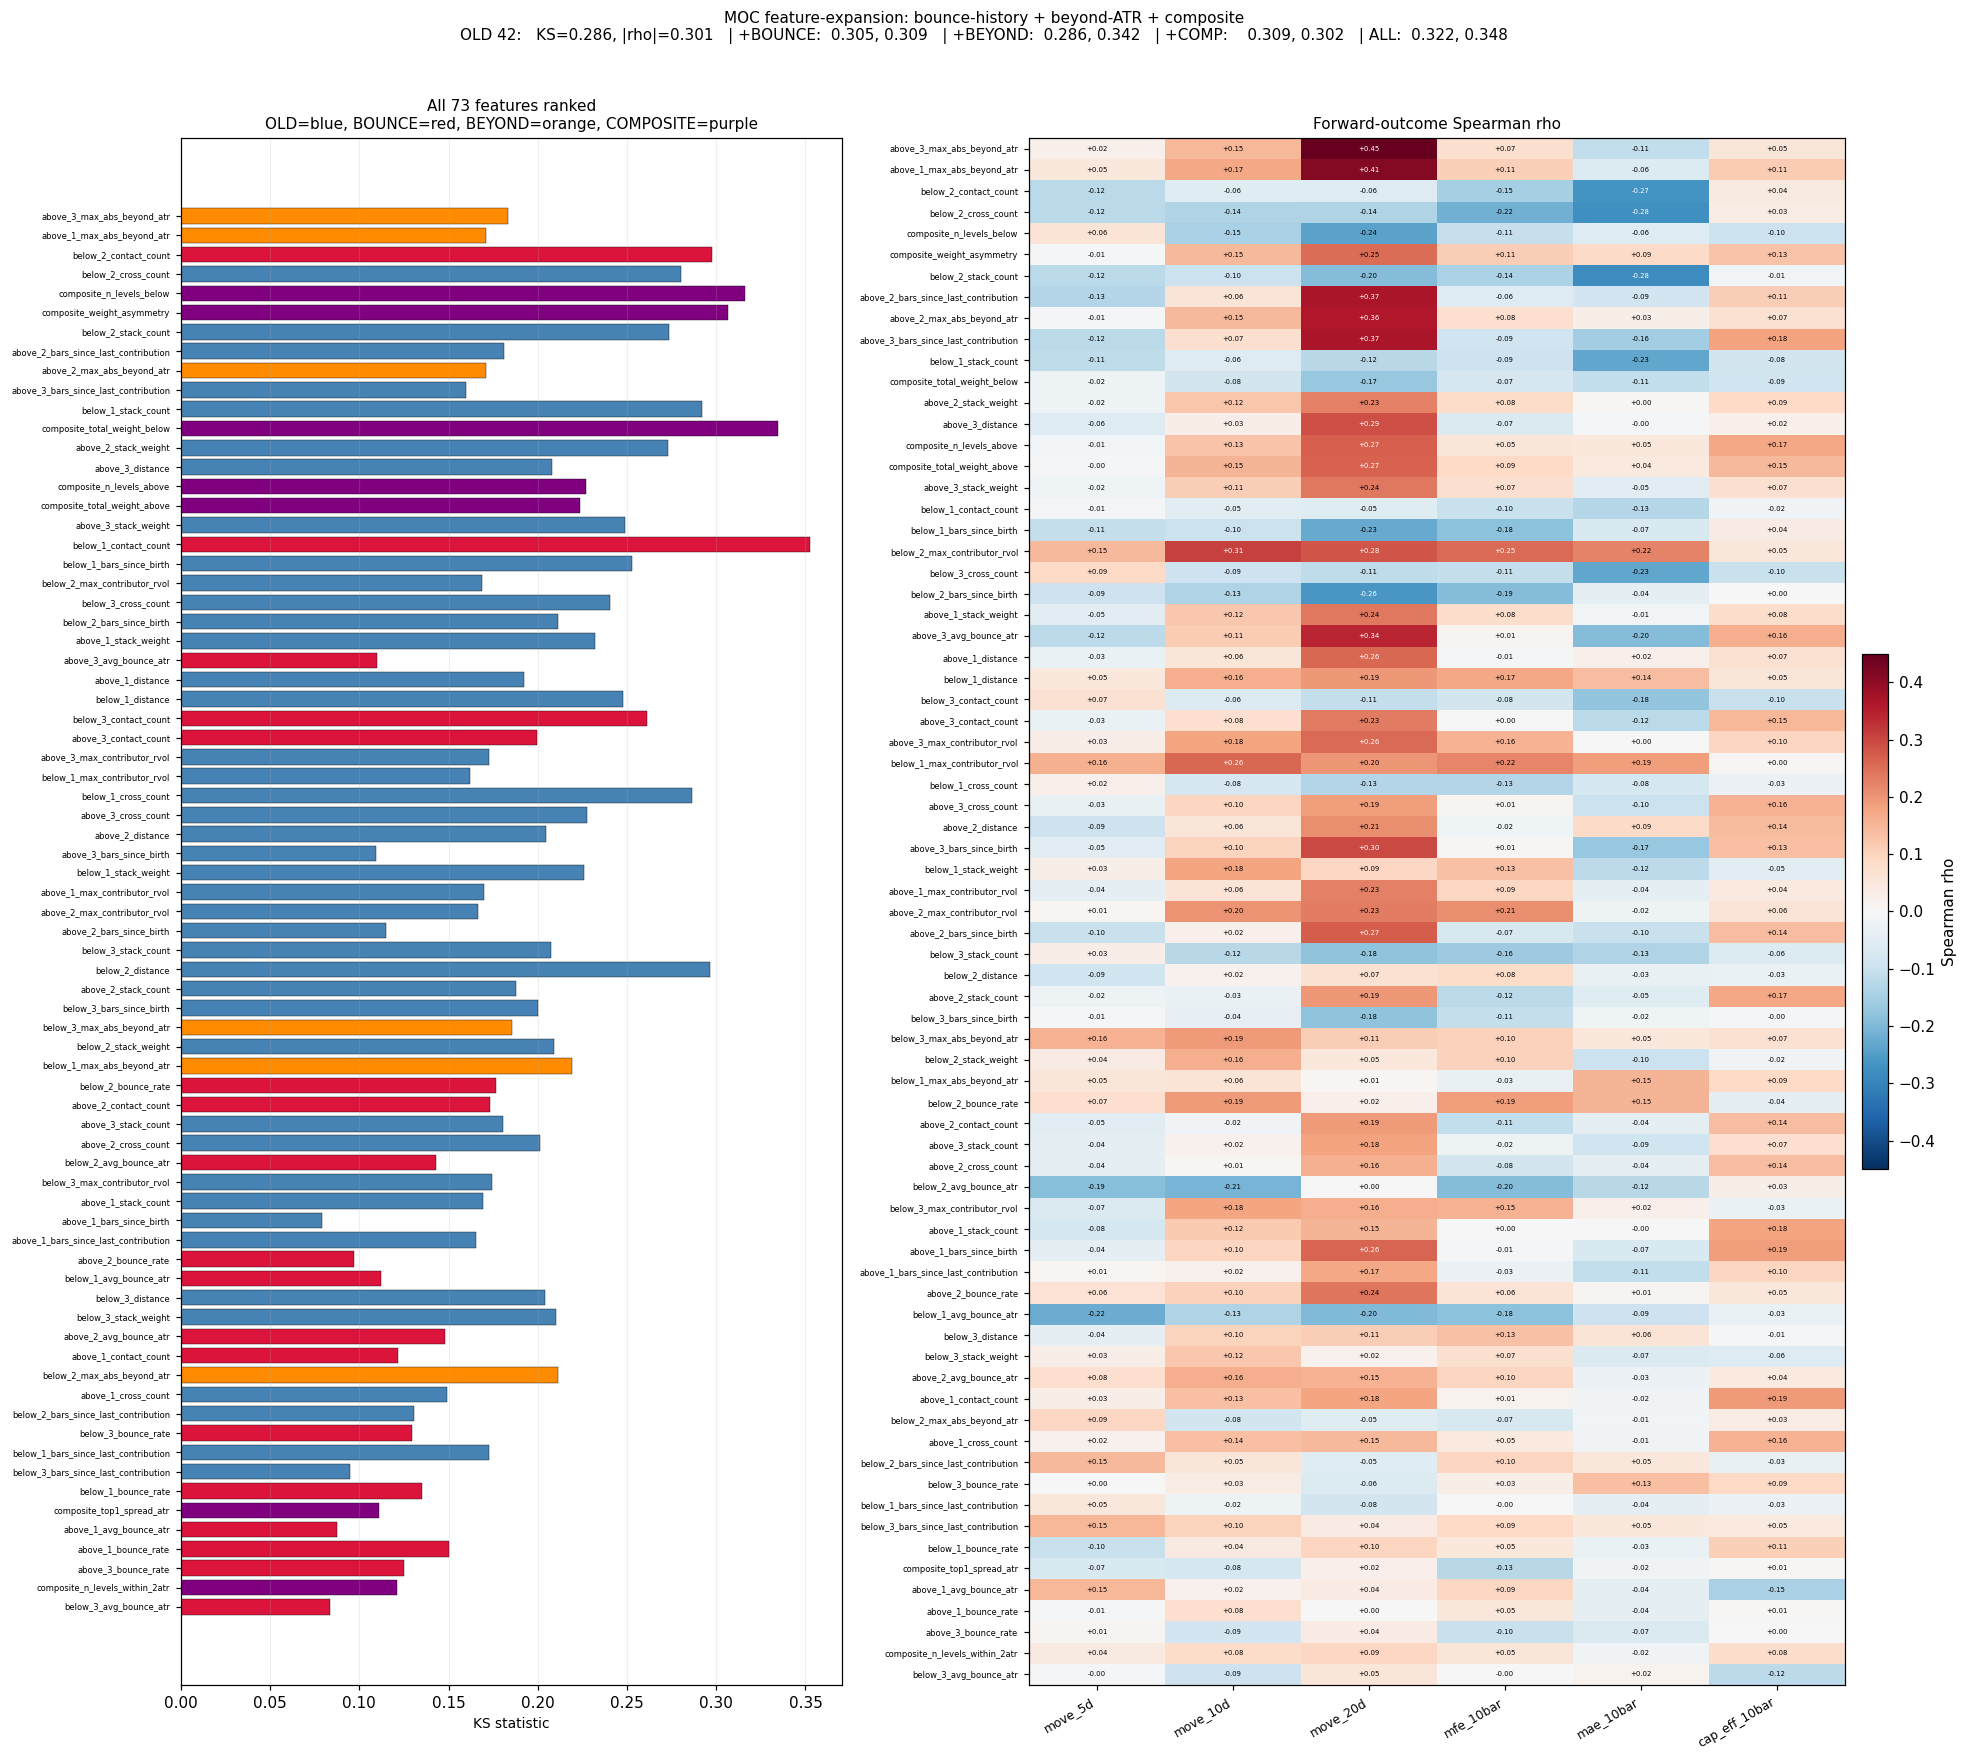

Here is the Python script that generated this plot:
"""Run all three MOC feature-expansion tests back to back.

Test 1 — BOUNCE history (per-level): contact_count, bounce_rate, avg_bounce_atr.
Test 2 — BEYOND (per-level):  max_abs_beyond_atr = max over all bars since
         birth of abs(close[t] - level_price) / atr14[t]. "How decisively
         has close moved past this level ever."
Test 3 — COMPOSITE (per-bar): 7 zone-level composites computed from the
         full levels list: total stack_weight above/below, level counts,
         density near close, top-1 zone width, weight asymmetry.

One unified builder emits 73 features per bar:
  66 per-level: 11 features x 6 slots (top 3 above/below by stack_weight)
  7 per-bar composites.

Scored against the baseline OLD-42 (the shippable feature set the usefulness
test was run on). Slices compared:
  OLD 42
  +BEYOND only (48)
  +BOUNCE only (60)
  +COMPOSITE only (49)
  ALL 73

All uses linear w=rvol, birth>1, tol=sqrt(1/78). Bounce forward-window = 5.
"""
import os
import pickle
import sys
import time
import random
from collections import defaultdict

import matplotlib
matplotlib.use("Agg")
import matplotlib.pyplot as plt
import numpy as np
import pandas as pd
from scipy.stats import ks_2samp, spearmanr

HERE = os.path.dirname(os.path.abspath(__file__))
if HERE not in sys.path:
    sys.path.insert(0, HERE)

from moc_usefulness_test import (
    CACHE_OHLCV, SETUP_CLASSES, FORWARD_WINDOWS, RANDOM_SEED,
    load_examples, resolve_signal_bar, get_dates, sample_universe_nulls,
    compute_forward_outcomes, compute_adrp20, compute_atr14, compute_rvol,
)

BOUNCE_FWD = 5
TOP_N_PER_SIDE = 3
FEATS_PER_LEVEL = 11  # 7 old + 1 beyond + 3 bounce
N_COMPOSITE = 7
N_SLOTS = 2 * TOP_N_PER_SIDE  # 6
N_TOTAL = N_SLOTS * FEATS_PER_LEVEL + N_COMPOSITE  # 66 + 7 = 73

PER_LEVEL_NAMES = [
    "distance", "stack_weight", "stack_count",
    "max_contributor_rvol", "cross_count",
    "bars_since_birth", "bars_since_last_contribution",
    "max_abs_beyond_atr",
    "contact_count", "bounce_rate", "avg_bounce_atr",
]
SLOT_NAMES = [f"above_{i}" for i in (1, 2, 3)] + [f"below_{i}" for i in (1, 2, 3)]
PER_LEVEL_EXPR_NAMES = [f"{s}_{f}" for s in SLOT_NAMES for f in PER_LEVEL_NAMES]

COMPOSITE_NAMES = [
    "total_weight_above", "total_weight_below",
    "n_levels_above", "n_levels_below",
    "n_levels_within_2atr", "top1_spread_atr", "weight_asymmetry",
]
EXPR_NAMES = PER_LEVEL_EXPR_NAMES + [f"composite_{c}" for c in COMPOSITE_NAMES]
assert len(EXPR_NAMES) == N_TOTAL

# Index sets for slicing
OLD_FEAT_IN_LEVEL = list(range(7))       # feats 0..6 are the original 7
BEYOND_FEAT_IN_LEVEL = [7]
BOUNCE_FEATS_IN_LEVEL = [8, 9, 10]


def slot_indices(feats_in_level):
    idx = []
    for s in range(N_SLOTS):
        base = s * FEATS_PER_LEVEL
        for f in feats_in_level:
            idx.append(base + f)
    return idx


OLD_IDX = slot_indices(OLD_FEAT_IN_LEVEL)               # 42
BEYOND_IDX = slot_indices(BEYOND_FEAT_IN_LEVEL)         # 6
BOUNCE_IDX = slot_indices(BOUNCE_FEATS_IN_LEVEL)        # 18
COMPOSITE_IDX = list(range(N_SLOTS * FEATS_PER_LEVEL, N_TOTAL))  # 7
assert len(OLD_IDX) == 42
assert len(BEYOND_IDX) == 6
assert len(BOUNCE_IDX) == 18
assert len(COMPOSITE_IDX) == 7


def build_moc_expanded(high, low, close, volume, target_bars,
                      tolerance_frac, weight_fn, rvol_birth_min,
                      fwd_window=BOUNCE_FWD):
    n = len(close)
    target_set = set(int(b) for b in target_bars if 0 <= b < n)
    if not target_set:
        return {}

    rvol = compute_rvol(volume)
    atr = compute_atr14(high, low, close)
    tol = atr * tolerance_frac

    levels = []
    snapshots = {}

    for t in range(n):
        rv = rvol[t]
        tol_t = tol[t]
        atr_t = atr[t]
        ct = close[t]

        # Birth / stack
        if rv > rvol_birth_min:
            w = weight_fn(rv)
            for price in (high[t], low[t]):
                matched_lvl = None
                for lvl in levels:
                    if abs(lvl["price"] - price) <= tol_t:
                        matched_lvl = lvl
                        break
                if matched_lvl is None:
                    levels.append({
                        "price": price, "birth_bar": t,
                        "stack_weight": w, "stack_count": 1,
                        "max_contributor_rvol": rv, "cross_count": 0,
                        "last_contribution_bar": t, "last_close_side": None,
                        "max_abs_beyond_atr": 0.0,
                        "contact_count": 0, "bounce_count": 0,
                        "bounce_mags_sum": 0.0,
                    })
                else:
                    matched_lvl["stack_weight"] += w
                    matched_lvl["stack_count"] += 1
                    if rv > matched_lvl["max_contributor_rvol"]:
                        matched_lvl["max_contributor_rvol"] = rv
                    matched_lvl["last_contribution_bar"] = t

        # Cross tracking + max-beyond update
        for lvl in levels:
            if t <= lvl["birth_bar"]:
                continue
            dist = ct - lvl["price"]
            # Max absolute beyond-level distance in ATR units
            if atr_t and atr_t > 0 and np.isfinite(atr_t):
                beyond_atr = abs(dist) / atr_t
                if beyond_atr > lvl["max_abs_beyond_atr"]:
                    lvl["max_abs_beyond_atr"] = beyond_atr
            # Cross-count (same as before)
            if dist > tol_t:
                curr_side = 1
            elif dist < -tol_t:
                curr_side = -1
            else:
                curr_side = 0
            if lvl["last_close_side"] is not None and curr_side != 0:
                if curr_side != lvl["last_close_side"] and lvl["last_close_side"] != 0:
                    lvl["cross_count"] += 1
            if curr_side != 0:
                lvl["last_close_side"] = curr_side

        # Bounce / contact statistics (resolved at t for contact at t-fwd_window)
        check_bar = t - fwd_window
        if check_bar >= 1:
            hc, lc, cc_prev = high[check_bar], low[check_bar], close[check_bar - 1]
            for lvl in levels:
                if check_bar <= lvl["birth_bar"]:
                    continue
                p = lvl["price"]
                if not (lc <= p <= hc):
                    continue
                prev_dist = cc_prev - p
                if abs(prev_dist) <= 1e-9:
                    continue
                approach_side = 1 if prev_dist > 0 else -1
                lvl["contact_count"] += 1
                out_dist = ct - p
                if abs(out_dist) <= 1e-9:
                    continue
                out_side = 1 if out_dist > 0 else -1
                if out_side == approach_side:
                    lvl["bounce_count"] += 1
                    if atr_t and atr_t > 0 and np.isfinite(atr_t):
                        lvl["bounce_mags_sum"] += abs(out_dist) / atr_t

        if t in target_set:
            snapshots[t] = snapshot_vec(levels, ct, atr_t, t)

    return snapshots


def snapshot_vec(levels, close_t, atr_t, bar_idx):
    vec = np.full(N_TOTAL, np.nan, dtype=np.float64)
    atr_safe = atr_t if atr_t and atr_t > 0 else np.nan

    above = [l for l in levels if l["price"] > close_t]
    below = [l for l in levels if l["price"] < close_t]
    above.sort(key=lambda l: -l["stack_weight"])
    below.sort(key=lambda l: -l["stack_weight"])
    top = (above[:TOP_N_PER_SIDE] + [None] * TOP_N_PER_SIDE)[:TOP_N_PER_SIDE] \
          + (below[:TOP_N_PER_SIDE] + [None] * TOP_N_PER_SIDE)[:TOP_N_PER_SIDE]

    for i, lvl in enumerate(top):
        if lvl is None:
            continue
        base = i * FEATS_PER_LEVEL
        vec[base + 0] = (lvl["price"] - close_t) / atr_safe
        vec[base + 1] = lvl["stack_weight"]
        vec[base + 2] = lvl["stack_count"]
        vec[base + 3] = lvl["max_contributor_rvol"]
        vec[base + 4] = lvl["cross_count"]
        vec[base + 5] = bar_idx - lvl["birth_bar"]
        vec[base + 6] = bar_idx - lvl["last_contribution_bar"]
        vec[base + 7] = lvl["max_abs_beyond_atr"]
        vec[base + 8] = lvl["contact_count"]
        if lvl["contact_count"] > 0:
            vec[base + 9] = lvl["bounce_count"] / lvl["contact_count"]
            if lvl["bounce_count"] > 0:
                vec[base + 10] = lvl["bounce_mags_sum"] / lvl["bounce_count"]

    # Composites — compute from the FULL levels list, not just top-6
    composite_base = N_SLOTS * FEATS_PER_LEVEL
    active_above = [l for l in levels if l["price"] > close_t]
    active_below = [l for l in levels if l["price"] < close_t]
    total_w_above = sum(l["stack_weight"] for l in active_above)
    total_w_below = sum(l["stack_weight"] for l in active_below)
    n_above = len(active_above)
    n_below = len(active_below)
    if np.isfinite(atr_safe):
        thresh = 2.0 * atr_safe
        n_within_2atr = sum(1 for l in levels if abs(l["price"] - close_t) < thresh)
    else:
        n_within_2atr = np.nan
    top_above_price = active_above[0]["price"] if (active_above and
        active_above == sorted(active_above, key=lambda l: -l["stack_weight"])
        [:len(active_above)]) else (active_above[0]["price"] if active_above else np.nan)
    # Already sorted by stack_weight via earlier sort — but levels list itself isn't
    # sorted. Sort quickly here.
    if active_above:
        top_above_price = max(active_above, key=lambda l: l["stack_weight"])["price"]
    else:
        top_above_price = np.nan
    if active_below:
        top_below_price = max(active_below, key=lambda l: l["stack_weight"])["price"]
    else:
        top_below_price = np.nan
    if np.isfinite(top_above_price) and np.isfinite(top_below_price) and np.isfinite(atr_safe):
        top1_spread = (top_above_price - top_below_price) / atr_safe
    else:
        top1_spread = np.nan
    total_weight = total_w_above + total_w_below
    weight_asym = ((total_w_above - total_w_below) / total_weight) if total_weight > 0 else np.nan

    vec[composite_base + 0] = total_w_above
    vec[composite_base + 1] = total_w_below
    vec[composite_base + 2] = n_above
    vec[composite_base + 3] = n_below
    vec[composite_base + 4] = n_within_2atr
    vec[composite_base + 5] = top1_spread
    vec[composite_base + 6] = weight_asym

    return vec


def build_features(daily_cache, ticker_to_bars, tol, wfn, birth_min):
    out = {}
    for ticker, bars in ticker_to_bars.items():
        if ticker not in daily_cache:
            continue
        df = daily_cache[ticker]
        snaps = build_moc_expanded(
            df["high"].values.astype(float),
            df["low"].values.astype(float),
            df["close"].values.astype(float),
            df["volume"].values.astype(float),
            bars, tol, wfn, birth_min,
        )
        for b, vec in snaps.items():
            out[(ticker, b)] = vec
    return out


def score_feature_slice(X_ex, X_null, Y_out, indices, outcome_names,
                        top_ks_n=5, top_rho_n=10):
    idx_arr = np.array(indices, dtype=int)
    ks_stats = np.full(len(idx_arr), np.nan)
    for ii, j in enumerate(idx_arr):
        ev = X_ex[:, j]
        nv = X_null[:, j]
        ev = ev[np.isfinite(ev)]
        nv = nv[np.isfinite(nv)]
        if len(ev) >= 10 and len(nv) >= 50:
            ks_stats[ii] = ks_2samp(ev, nv).statistic
    rho_mat = np.full((len(idx_arr), len(outcome_names)), np.nan)
    for ii, j in enumerate(idx_arr):
        ev = X_ex[:, j]
        for ki, k in enumerate(outcome_names):
            y = Y_out[k]
            m = np.isfinite(ev) & np.isfinite(y)
            if m.sum() >= 10:
                rho, _ = spearmanr(ev[m], y[m])
                if np.isfinite(rho):
                    rho_mat[ii, ki] = rho
    ks_sorted = np.sort(ks_stats[np.isfinite(ks_stats)])
    rho_sorted = np.sort(np.abs(rho_mat[np.isfinite(rho_mat)]))
    top_k = ks_sorted[-top_ks_n:].mean() if len(ks_sorted) >= top_ks_n else np.nan
    top_r = rho_sorted[-top_rho_n:].mean() if len(rho_sorted) >= top_rho_n else np.nan
    return ks_stats, rho_mat, top_k, top_r


def main():
    rng = random.Random(RANDOM_SEED)
    np.random.seed(RANDOM_SEED)

    print(f"Loading {CACHE_OHLCV}")
    with open(CACHE_OHLCV, "rb") as f:
        daily_cache = pickle.load(f)

    all_examples = load_examples()
    breakouts = [(s, t, d) for s, t, d in all_examples if s in SETUP_CLASSES]
    resolved = []
    for setup, ticker, entry_date in breakouts:
        if ticker not in daily_cache:
            continue
        df = daily_cache[ticker]
        sb = resolve_signal_bar(df, entry_date)
        if sb is None:
            continue
        high = df["high"].values.astype(float)
        low = df["low"].values.astype(float)
        close = df["close"].values.astype(float)
        adrp = compute_adrp20(high, low)
        outcomes = compute_forward_outcomes(high, low, close, sb, adrp)
        resolved.append({"setup": setup, "ticker": ticker,
                         "entry_date": entry_date, "signal_bar": sb,
                         "outcomes": outcomes})
    print(f"resolved examples: {len(resolved)}")

    signal_dates = []
    for r in resolved:
        dates = get_dates(daily_cache[r["ticker"]])
        if dates is not None:
            signal_dates.append(dates[r["signal_bar"]])
    date_range = (min(signal_dates), max(signal_dates))
    example_tickers = {r["ticker"] for r in resolved}
    null_pairs = sample_universe_nulls(daily_cache, example_tickers,
                                       date_range, rng)
    print(f"null bars: {len(null_pairs)}")

    outcome_names = list(FORWARD_WINDOWS) + ["mfe_10bar", "mae_10bar",
                                             "cap_eff_10bar"]
    tol = float(np.sqrt(1 / 78))
    wfn = lambda r: r
    birth_min = 1.0

    ex_t2b = defaultdict(list)
    for r in resolved:
        ex_t2b[r["ticker"]].append(r["signal_bar"])
    null_t2b = defaultdict(list)
    for t, b in null_pairs:
        null_t2b[t].append(b)

    print(f"\nBuilding 73-feature vectors (tol={tol:.4f}, w=rvol, birth>1)")
    t0 = time.time()
    ex_features = build_features(daily_cache, ex_t2b, tol, wfn, birth_min)
    t1 = time.time()
    null_features = build_features(daily_cache, null_t2b, tol, wfn, birth_min)
    t2 = time.time()
    print(f"  examples: {t1-t0:.1f}s, null: {t2-t1:.1f}s")

    X_ex = np.array([ex_features[(r["ticker"], r["signal_bar"])]
                     for r in resolved
                     if (r["ticker"], r["signal_bar"]) in ex_features])
    Y_out = {k: np.array([r["outcomes"][k] for r in resolved
                          if (r["ticker"], r["signal_bar"]) in ex_features],
                         dtype=float)
             for k in outcome_names}
    X_null = np.array(list(null_features.values()))
    print(f"X_ex: {X_ex.shape}, X_null: {X_null.shape}")

    # Scoring slices
    slices = {
        "OLD 42 (baseline)":                      OLD_IDX,
        "+BOUNCE only (42+18=60)":                OLD_IDX + BOUNCE_IDX,
        "+BEYOND only (42+6=48)":                 OLD_IDX + BEYOND_IDX,
        "+COMPOSITE only (42+7=49)":              OLD_IDX + COMPOSITE_IDX,
        "BOUNCE-only features (18)":              BOUNCE_IDX,
        "BEYOND-only features (6)":               BEYOND_IDX,
        "COMPOSITE-only features (7)":            COMPOSITE_IDX,
        "ALL 73":                                 list(range(N_TOTAL)),
    }

    print("\nScoring slices:")
    print(f"  {'slice':<36s}  {'top5 KS':>9s}  {'top10 |rho|':>12s}  {'sum':>6s}")
    results = {}
    for name, idx in slices.items():
        ks, rho_mat, top_k, top_r = score_feature_slice(
            X_ex, X_null, Y_out, idx, outcome_names,
        )
        results[name] = (ks, rho_mat, top_k, top_r, idx)
        print(f"  {name:<36s}  {top_k:>9.3f}  {top_r:>12.3f}  "
              f"{(top_k+top_r):>6.3f}")

    # Rank all 73 features by combined (max KS + max |rho|)
    all_ks, all_rho, _, _, _ = results["ALL 73"]
    combined = np.nan_to_num(all_ks, nan=-1) + \
        np.nanmax(np.abs(all_rho), axis=1, initial=0)
    order = np.argsort(-combined)

    print("\nTop 20 features overall (among all 73):")
    for i, local_idx in enumerate(order[:20]):
        global_idx = slices["ALL 73"][local_idx]
        name = EXPR_NAMES[global_idx]
        cat = ("BOUNCE" if global_idx in BOUNCE_IDX else
               "BEYOND" if global_idx in BEYOND_IDX else
               "COMPOSITE" if global_idx in COMPOSITE_IDX else "OLD")
        k = all_ks[local_idx]
        mr = np.nanmax(np.abs(all_rho[local_idx]))
        print(f"  {i+1:>2d}. [{cat:<9s}] {name:<48s}  "
              f"KS={k:.3f}  max|rho|={mr:.3f}")

    # Summary plot — ranked 73 features, colored by category
    fig, axes = plt.subplots(1, 2, figsize=(18, 16),
                             gridspec_kw={"width_ratios": [1, 1.3]})
    ax = axes[0]
    y = np.arange(N_TOTAL)
    category_colors = []
    for local_idx in order:
        global_idx = slices["ALL 73"][local_idx]
        if global_idx in BOUNCE_IDX:
            category_colors.append("crimson")
        elif global_idx in BEYOND_IDX:
            category_colors.append("darkorange")
        elif global_idx in COMPOSITE_IDX:
            category_colors.append("purple")
        else:
            category_colors.append("steelblue")
    ax.barh(y, all_ks[order], color=category_colors, edgecolor="black",
            linewidth=0.25)
    ax.set_yticks(y)
    labels = [EXPR_NAMES[slices["ALL 73"][o]] for o in order]
    ax.set_yticklabels(labels, fontsize=5.5)
    ax.invert_yaxis()
    ax.set_xlabel("KS statistic", fontsize=9)
    ax.set_title(f"All 73 features ranked\nOLD=blue, BOUNCE=red, BEYOND=orange, COMPOSITE=purple",
                 fontsize=10)
    ax.grid(True, axis="x", alpha=0.2)

    ax = axes[1]
    mat = all_rho[order, :]
    vmax = max(0.45, np.nanmax(np.abs(all_rho)))
    im = ax.imshow(mat, cmap="RdBu_r", vmin=-vmax, vmax=vmax, aspect="auto")
    ax.set_xticks(np.arange(len(outcome_names)))
    ax.set_xticklabels(outcome_names, rotation=30, ha="right", fontsize=8)
    ax.set_yticks(y)
    ax.set_yticklabels(labels, fontsize=5.5)
    ax.set_title("Forward-outcome Spearman rho", fontsize=10)
    for i in range(mat.shape[0]):
        for j in range(mat.shape[1]):
            v = mat[i, j]
            if np.isfinite(v):
                ax.text(j, i, f"{v:+.2f}", ha="center", va="center",
                        fontsize=4.5,
                        color="white" if abs(v) > 0.25 else "black")
    fig.colorbar(im, ax=ax, fraction=0.03, pad=0.02, label="Spearman rho")

    old_r = results["OLD 42 (baseline)"]
    bounce_r = results["+BOUNCE only (42+18=60)"]
    beyond_r = results["+BEYOND only (42+6=48)"]
    comp_r = results["+COMPOSITE only (42+7=49)"]
    all_r = results["ALL 73"]
    fig.suptitle(
        "MOC feature-expansion: bounce-history + beyond-ATR + composite\n"
        f"OLD 42:   KS={old_r[2]:.3f}, |rho|={old_r[3]:.3f}   "
        f"| +BOUNCE:  {bounce_r[2]:.3f}, {bounce_r[3]:.3f}   "
        f"| +BEYOND:  {beyond_r[2]:.3f}, {beyond_r[3]:.3f}   "
        f"| +COMP:    {comp_r[2]:.3f}, {comp_r[3]:.3f}   "
        f"| ALL:  {all_r[2]:.3f}, {all_r[3]:.3f}",
        fontsize=10, y=0.997,
    )
    fig.tight_layout(rect=[0, 0, 1, 0.985])
    out_path = os.path.join(HERE, "moc_feature_expansion_test.png")
    fig.savefig(out_path, dpi=110, bbox_inches="tight")
    plt.close(fig)
    print(f"\nSaved: {out_path}")


if __name__ == "__main__":
    main()
